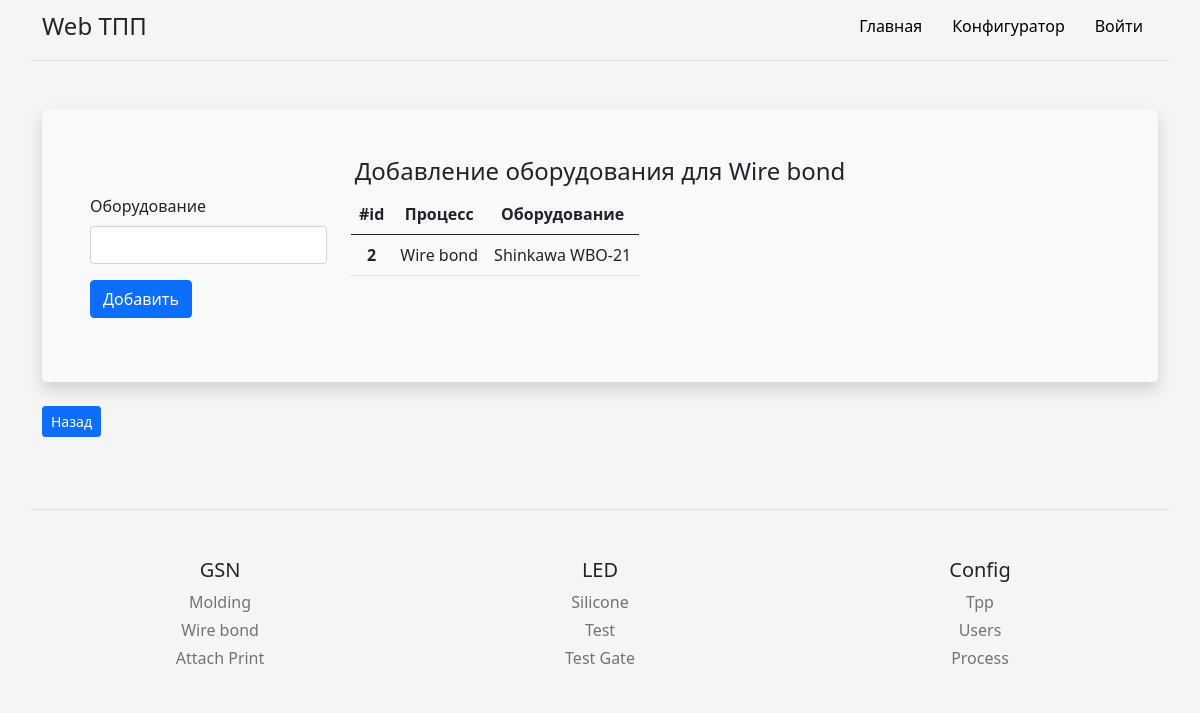
Screenshot of /Wire bond/add_equipment with the database file from the repository.
### models.py (models this page shows, shortened)
class Process(db.Model):
    id = db.Column(db.Integer, primary_key=True)
    process = db.Column(db.Text, nullable=False)
    branch = db.Column(db.Text, nullable=False)

class Equipment(db.Model):
    id = db.Column(db.Integer, primary_key=True)
    process_id = db.Column(db.Integer, db.ForeignKey('process.id'))
    main = db.Column(db.Text, nullable=False)

### routes.py (the view, shortened to what this page needs)
@app_routes.route('/<string:process>/add_equipment', methods=["POST", "GET"])
def add_equipment(process):
    from main import db
    from models import Equipment, Process
    branch_footer = db.session.query(Process).group_by(Process.branch).all()
    process_footer = db.session.query(Process).all()
    equipments = db.session.query(Process, Equipment).select_from(Equipment).join(Process).filter(Process.process == process).all()
    return render_template('config_folder/add_equipment.html', equipments=equipments, process=process, branch_footer=branch_footer, process_footer=process_footer)

### templates/config_folder/add_equipment.html (shortened to what this page needs)
{% extends 'base.html' %}
{% block body %}
<div class="container py-4">
    <div class="p-5 mb-4 bg-light rounded-3 shadow">
        <h4 class="text-center">Добавление оборудования для {{process}}</h4>
        <div class="row align-items-md-stretch">
            <form class="col-md-3" method="post">
                <div class="col-sm-12">
                    <label for="equipment" class="form-label">Оборудование</label>
                    <input type="text" class="form-control" name="equipment" required>
                </div>
                <div class="py-3">
                    <button class="btn btn-m btn-primary btn-block" type="submit" name="btn" value="add"> Добавить </button>
                </div>
            </form>
            <div class="col-md-9">
                <table class="table table-hover">
                    <thead>
                        <tr>
                        <th scope="col">#id</th>
                        <th scope="col">Процесс</th>
                        <th scope="col">Оборудование</th>
                        </tr>
                    </thead>
                    <tbody>
                        {% for process, equipment in equipments %}
                        <tr>
                        <th scope="row" name="table_id">{{equipment.id}}</th>
                        <td name="process_name">{{process.process}}</td>
                        <td name="equipment_name">{{equipment.main}}</td>
                        </tr>
                        {% endfor %}
                    </tbody>
                </table>
            </div>
         </div>
    </div>
    <a class="btn btn-primary btn-sm" href="/{{process}}">Назад</a>
</div>
{% endblock %}

### templates/base.html (shortened to what this page needs)
<!DOCTYPE html>
<html lang="en">
  <head>
    <link rel="stylesheet" href="https://cdn.jsdelivr.net/npm/bootstrap@5.1.0/dist/css/bootstrap.min.css">
    <link rel="stylesheet" href="{{ url_for('static', filename='css/main.css') }}">
  </head>
<body>
  <div class="py-2 container d-flex flex-column flex-md-row align-items-center pb-3 mb-4 border-bottom">
      <span class="fs-4">Web ТПП</span>
      <nav class="d-inline-flex mt-2 mt-md-0 ms-md-auto">
        <a class="nav__link" href="/">Главная</a>
        <a class="nav__link" href="/config_tpp">Конфигуратор</a>
        {% if current_user.is_anonymous %}
        <a class="nav__link" href="/login">Войти</a>
        {% else %}
        <a class="nav__link" href="/logout">Выйти</a>
        {% endif %}
      </nav>
    </div>
{% block body %}{% endblock %}
</body>
<footer class="container pt-4 my-md-5 pt-md-5 border-top">
    <div class="text-center row">
        {% for item in branch_footer %}
        <div class="col-6 col-md">
            <h5>{{item.branch}}</h5>
            <ul class="list-unstyled text-small">
                {% for i in process_footer %}
                {% if i.branch == item.branch %}
                <li class="mb-1"><a class="link-secondary text-decoration-none" href="/{{i.process}}">{{i.process}}</a></li>
                {% endif%}
                {% endfor %}
            </ul>
        </div>
        {% endfor %}
      <div class="col-6 col-md">
        <h5>Config</h5>
        <ul class="list-unstyled text-small">
          <li class="mb-1"><a class="link-secondary text-decoration-none" href="{{ url_for('.config_tpp') }}">Tpp</a></li>
          <li class="mb-1"><a class="link-secondary text-decoration-none" href="{{ url_for('.config_user') }}">Users</a></li>
          <li class="mb-1"><a class="link-secondary text-decoration-none" href="{{ url_for('.add_process') }}">Process</a></li>
        </ul>
      </div>
    </div>
</footer>
</html>

### static/css/main.css (style rules this page uses)
html, body { height: 100%; background-color: #f5f5f5; }
.td, a { text-decoration: none; text-align: center; color: black; }
.shadow { background: #ffcc00; box-shadow: 0 0 10px rgba(0,0,0,0.5); padding: 10px; }
.table { display: block; border-collapse: collapse; width: 100%; overflow: auto; }
th, td { text-align: center; padding: 8px; }
.nav__link { display: inline-block; vertical-align: top; margin: 0 15px; position: relative; color: rgb(0, 0, 0); text-decoration: none; transition: color .1s linear; }
.nav__link:after { content: ""; display: block; width: 100%; height: 3px; opacity: 0; background-color: #656872; position: absolute; top: 100%; left: 0; z-index: 1; transition: opacity .1s linear; }

### rows the page displays
Process: process "Wire bond", id "2", main "Shinkawa WBO-21"
Process: branch "GSN", process "Molding"
Process: process "Attach Print"
Process: branch "LED", process "Silicone"
Process: process "Test"
Process: process "Test Gate"
